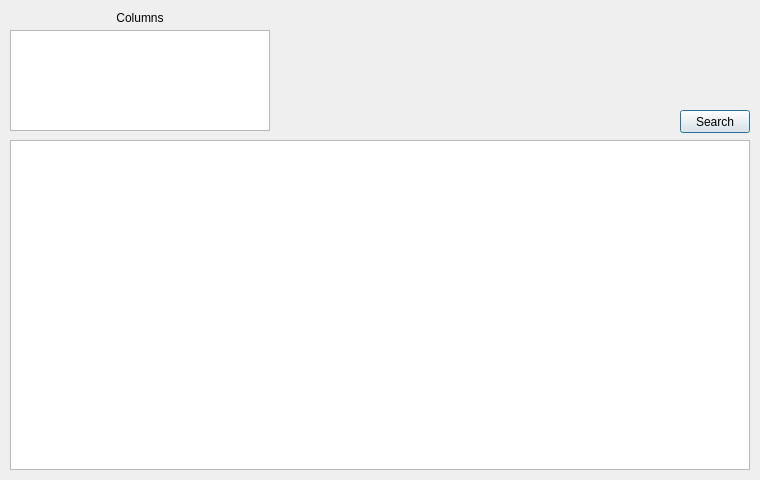
<?xml version="1.0" encoding="UTF-8"?>
<ui version="4.0">
 <class>frmReport</class>
 <widget class="QDialog" name="frmReport">
  <property name="geometry">
   <rect>
    <x>0</x>
    <y>0</y>
    <width>760</width>
    <height>480</height>
   </rect>
  </property>
  <property name="windowTitle">
   <string>Dialog</string>
  </property>
  <widget class="QTableWidget" name="tblPKM">
   <property name="geometry">
    <rect>
     <x>10</x>
     <y>140</y>
     <width>740</width>
     <height>330</height>
    </rect>
   </property>
   <property name="editTriggers">
    <set>QAbstractItemView::NoEditTriggers</set>
   </property>
   <property name="alternatingRowColors">
    <bool>true</bool>
   </property>
   <property name="selectionMode">
    <enum>QAbstractItemView::SingleSelection</enum>
   </property>
   <property name="selectionBehavior">
    <enum>QAbstractItemView::SelectRows</enum>
   </property>
  </widget>
  <widget class="QListWidget" name="lstColumns">
   <property name="geometry">
    <rect>
     <x>10</x>
     <y>30</y>
     <width>260</width>
     <height>101</height>
    </rect>
   </property>
   <property name="editTriggers">
    <set>QAbstractItemView::NoEditTriggers</set>
   </property>
   <property name="selectionMode">
    <enum>QAbstractItemView::MultiSelection</enum>
   </property>
  </widget>
  <widget class="QPushButton" name="btnSearch">
   <property name="geometry">
    <rect>
     <x>680</x>
     <y>110</y>
     <width>70</width>
     <height>23</height>
    </rect>
   </property>
   <property name="text">
    <string>Search</string>
   </property>
  </widget>
  <widget class="QLabel" name="lblColumns">
   <property name="geometry">
    <rect>
     <x>10</x>
     <y>10</y>
     <width>260</width>
     <height>16</height>
    </rect>
   </property>
   <property name="text">
    <string>Columns</string>
   </property>
   <property name="alignment">
    <set>Qt::AlignCenter</set>
   </property>
  </widget>
 </widget>
 <tabstops>
  <tabstop>lstColumns</tabstop>
  <tabstop>btnSearch</tabstop>
  <tabstop>tblPKM</tabstop>
 </tabstops>
 <resources/>
 <connections/>
</ui>
